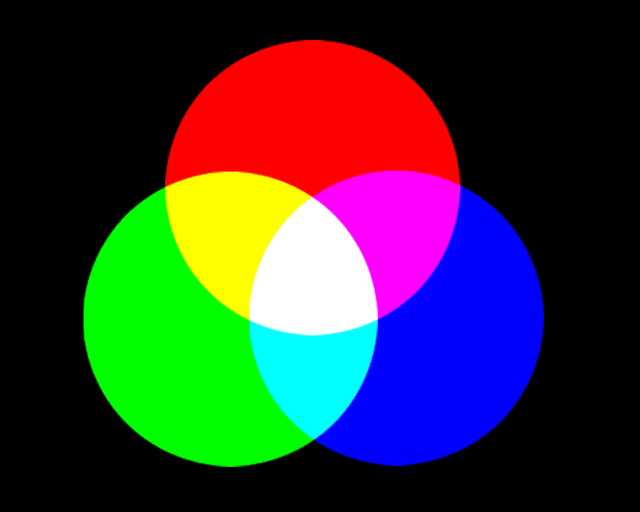
#> input picture 0. Photos/BGR.jpg, 1280 x 1024 px, found by its file name (shown at 1/2 size)
$ python main.py
#> lines starting #> are read from the running program, lines starting #| are printed output that depends on the picture
import cv2 as cv
import numpy as np

img = cv.imread('0. Photos\BGR.jpg')
#> img is the input picture: shape (1024, 1280, 3); mean B, G, R 52.9, 52.9, 52.9

resized = cv.resize(img, (500,500), interpolation = cv.INTER_CUBIC)
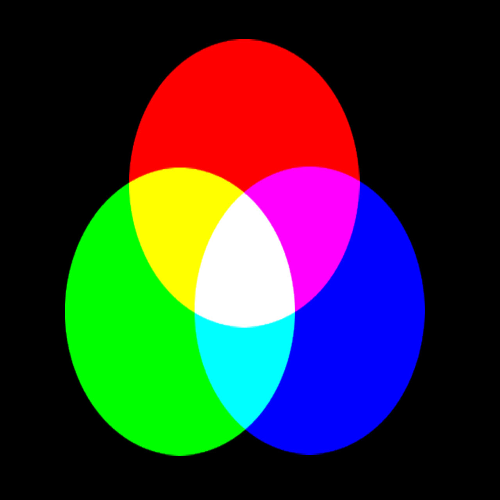
#> resized: shape (500, 500, 3); mean B, G, R 52.9, 52.9, 52.9
cv.imshow('Resized',resized)

blank = np.zeros(resized.shape[:2], dtype='uint8')

b,g,r = cv.split(resized) #lưu vị trí
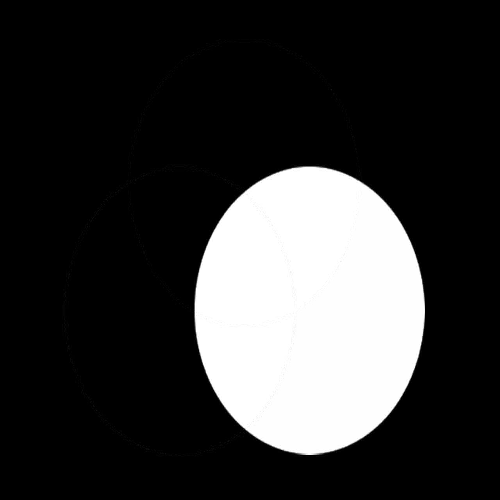
#> b: shape (500, 500); min 0, max 255, mean 52.9
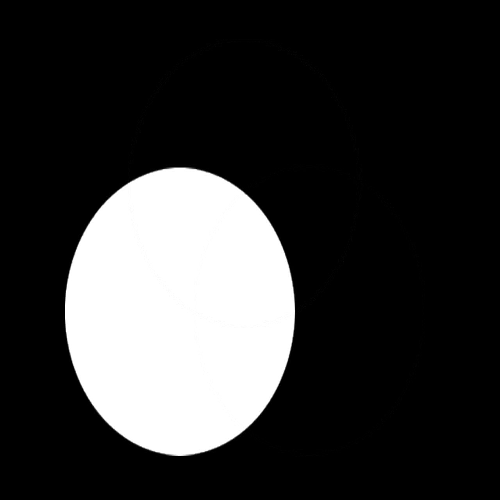
#> g: shape (500, 500); min 0, max 255, mean 52.9
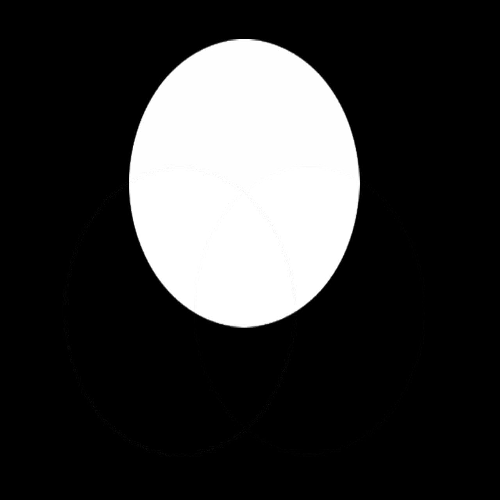
#> r: shape (500, 500); min 0, max 255, mean 52.9

blue = cv.merge([r,b,g]) #nếu 3 thông số cùng là b hay cùng r hay cùng g thì ở vị trí tương ứng màu trắng
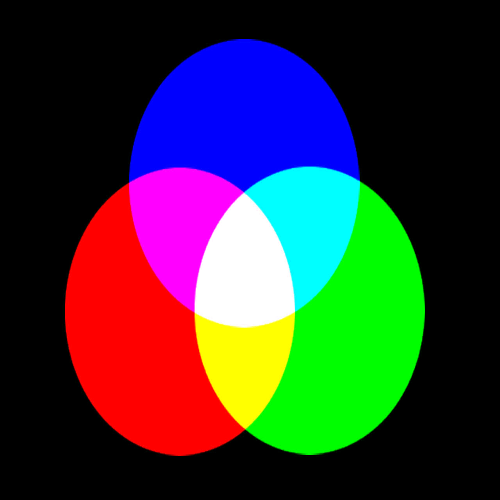
#> blue: shape (500, 500, 3); mean of channels 0, 1, 2 52.9, 52.9, 52.9; drawn as B, G, R

cv.imshow("blue",blue)

print(resized.shape)
#| (500, 500, 3)
print(b.shape)
#| (500, 500)
print(g.shape)
#| (500, 500)
print(r.shape)
#| (500, 500)

cv.waitKey(0)
